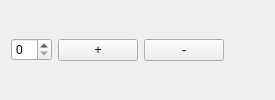
<?xml version="1.0" encoding="UTF-8"?>
<ui version="4.0">
 <class>MainBox_GUI</class>
 <widget class="QWidget" name="MainBox_GUI">
  <layout class="QHBoxLayout" name="horizontalLayout">
   <item>
    <widget class="QSpinBox" name="sb_value"/>
   </item>
   <item>
    <widget class="QPushButton" name="btn_plus">
     <property name="sizePolicy">
      <sizepolicy hsizetype="Expanding" vsizetype="Fixed">
       <horstretch>0</horstretch>
       <verstretch>0</verstretch>
      </sizepolicy>
     </property>
     <property name="text">
      <string>+</string>
     </property>
    </widget>
   </item>
   <item>
    <widget class="QPushButton" name="btn_minus">
     <property name="sizePolicy">
      <sizepolicy hsizetype="Expanding" vsizetype="Fixed">
       <horstretch>0</horstretch>
       <verstretch>0</verstretch>
      </sizepolicy>
     </property>
     <property name="text">
      <string>-</string>
     </property>
    </widget>
   </item>
   <item>
    <spacer name="horizontalSpacer">
     <property name="orientation">
      <enum>Qt::Horizontal</enum>
     </property>
     <property name="sizeHint" stdset="0">
      <size>
       <width>40</width>
       <height>20</height>
      </size>
     </property>
    </spacer>
   </item>
  </layout>
 </widget>
 <resources/>
 <connections/>
</ui>
